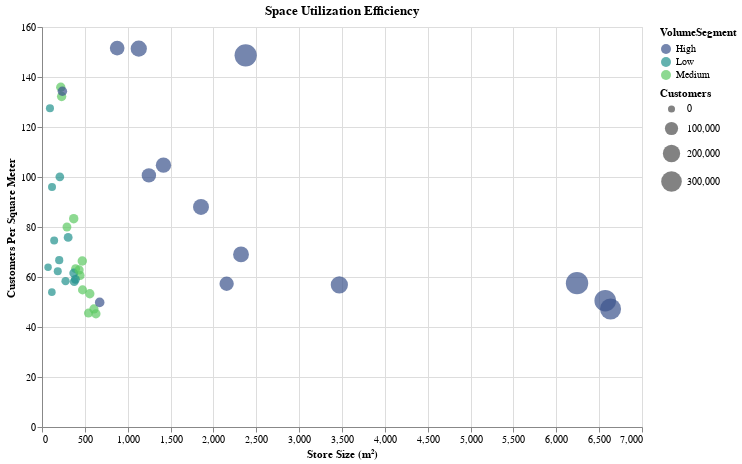

This figure's notebook cell:
### Markdown cell above
#### 2️⃣**Space Utilization Efficiency Chart**  

This interactive scatter plot examines **Store Size (m²)** vs. **Customers Per Square Meter**, highlighting space utilization efficiency across stores.  

##### **User Interactions:**  
✅ **Hover** over points to view **Store Name, Size, Total Customers, and Customers Per Sqm**.  
✅ **Pan & Zoom** to explore different store sizes and utilization rates.  
✅ **Dynamic Colors** represent different **Volume Segments** for quick comparisons.  
✅ **Bubble Size** scales with total customers, making high-traffic stores easily identifiable.  

**How to Use:**  
- Assess how efficiently different stores utilize their space.  
- Identify high-performing stores with a high **Customers Per Sqm** ratio.  
- Compare store sizes to their customer density for strategic insights.

### Code cell
chart_size_utilization = alt.Chart(df_summary).mark_circle(size=100).encode(
    x=alt.X('Size (msq):Q', title="Store Size (m²)"),
    y=alt.Y('CustomersPerSqm:Q', title="Customers Per Square Meter"),
    color=alt.Color('VolumeSegment:N', scale=alt.Scale(scheme='viridis')),
    size=alt.Size('Customers:Q', scale=alt.Scale(range=[50, 500])),
    tooltip=['Store', 'Size (msq)', 'Customers', 'CustomersPerSqm']
).properties(
    width=600, height=400,
    title="Space Utilization Efficiency"
).interactive()

chart_size_utilization.display()

### Figure 1 — Vega-Lite specification as saved in the notebook (floating-point values rounded to 4 significant figures)
{"config": {"view": {"continuousWidth": 300, "continuousHeight": 300}}, "data": {"name": "data-8f6c915c45836e0576d4d4f36b1fa388"}, "mark": {"type": "circle", "size": 100}, "encoding": {"color": {"field": "VolumeSegment", "scale": {"scheme": "viridis"}, "type": "nominal"}, "size": {"field": "Customers", "scale": {"range": [50, 500]}, "type": "quantitative"}, "tooltip": [{"field": "Store", "type": "nominal"}, {"field": "Size (msq)", "type": "quantitative"}, {"field": "Customers", "type": "quantitative"}, {"field": "CustomersPerSqm", "type": "quantitative"}], "x": {"field": "Size (msq)", "title": "Store Size (m²)", "type": "quantitative"}, "y": {"field": "CustomersPerSqm", "title": "Customers Per Square Meter", "type": "quantitative"}}, "height": 400, "params": [{"name": "param_2", "select": {"type": "interval", "encodings": ["x", "y"]}, "bind": "scales"}], "title": "Space Utilization Efficiency", "width": 600, "$schema": "https://vega.github.io/schema/vega-lite/v5.20.1.json", "datasets": {"data-8f6c915c45836e0576d4d4f36b1fa388": [{"Store": "WPT", "Marketing (£)": 35000, "Overheads (£)": 82000, "Size (msq)": 6242, "Staff": 64, "Customers": 359101, "CustomersPer£": 10.26, "CustomersPerSqm": 57.53, "CustomersPerStaff": 5611.0, "Status": "Operational", "VolumeSegment": "High"}, {"Store": "QUF", "Marketing (£)": 2000, "Overheads (£)": 83000, "Size (msq)": 93, "Staff": 1, "Customers": 11859, "CustomersPer£": 5.929, "CustomersPerSqm": 127.5, "CustomersPerStaff": 11860.0, "Status": "New", "VolumeSegment": "Low"}, {"Store": "WWU", "Marketing (£)": 2000, "Overheads (£)": 76000, "Size (msq)": 376, "Staff": 4, "Customers": 21856, "CustomersPer£": 10.93, "CustomersPerSqm": 58.13, "CustomersPerStaff": 5464.0, "Status": "Operational", "VolumeSegment": "Low"}, {"Store": "ZIG", "Marketing (£)": 3000, "Overheads (£)": 98000, "Size (msq)": 392, "Staff": 3, "Customers": 24824, "CustomersPer£": 8.275, "CustomersPerSqm": 63.33, "CustomersPerStaff": 8275.0, "Status": "Operational", "VolumeSegment": "Medium"}, {"Store": "VBO", "Marketing (£)": 20000, "Overheads (£)": 28000, "Size (msq)": 1129, "Staff": 8, "Customers": 170874, "CustomersPer£": 8.544, "CustomersPerSqm": 151.3, "CustomersPerStaff": 21360.0, "Status": "Operational", "VolumeSegment": "High"}, {"Store": "GIN", "Marketing (£)": 3000, "Overheads (£)": 64000, "Size (msq)": 208, "Staff": 2, "Customers": 20816, "CustomersPer£": 6.939, "CustomersPerSqm": 100.1, "CustomersPerStaff": 10410.0, "Status": "Operational", "VolumeSegment": "Low"}, {"Store": "QOU", "Marketing (£)": 1000, "Overheads (£)": 76000, "Size (msq)": 115, "Staff": 1, "Customers": 6202, "CustomersPer£": 6.202, "CustomersPerSqm": 53.93, "CustomersPerStaff": 6202.0, "Status": "New", "VolumeSegment": "Low"}, {"Store": "RVP", "Marketing (£)": 13000, "Overheads (£)": 95000, "Size (msq)": 877, "Staff": 9, "Customers": 132917, "CustomersPer£": 10.22, "CustomersPerSqm": 151.6, "CustomersPerStaff": 14770.0, "Status": "Operational", "VolumeSegment": "High"}, {"Store": "VCF", "Marketing (£)": 3000, "Overheads (£)": 48000, "Size (msq)": 473, "Staff": 3, "Customers": 25937, "CustomersPer£": 8.646, "CustomersPerSqm": 54.84, "CustomersPerStaff": 8646.0, "Status": "Operational", "VolumeSegment": "Medium"}, {"Store": "ZCW", "Marketing (£)": 3000, "Overheads (£)": 16000, "Size (msq)": 444, "Staff": 4, "Customers": 26909, "CustomersPer£": 8.97, "CustomersPerSqm": 60.61, "CustomersPerStaff": 6727.0, "Status": "Operational", "VolumeSegment": "Medium"}, {"Store": "VVE", "Marketing (£)": 29000, "Overheads (£)": 81000, "Size (msq)": 2376, "Staff": 22, "Customers": 353218, "CustomersPer£": 12.18, "CustomersPerSqm": 148.7, "CustomersPerStaff": 16060.0, "Status": "Operational", "VolumeSegment": "High"}, {"Store": "BCD", "Marketing (£)": 1000, "Overheads (£)": 78000, "Size (msq)": 142, "Staff": 2, "Customers": 10594, "CustomersPer£": 10.59, "CustomersPerSqm": 74.61, "CustomersPerStaff": 5297.0, "Status": "Closed", "VolumeSegment": "Low"}, {"Store": "FOX", "Marketing (£)": 4000, "Overheads (£)": 90000, "Size (msq)": 606, "Staff": 7, "Customers": 28612, "CustomersPer£": 7.153, "CustomersPerSqm": 47.21, "CustomersPerStaff": 4087.0, "Status": "Operational", "VolumeSegment": "Medium"}, {"Store": "TVW", "Marketing (£)": 17000, "Overheads (£)": 91000, "Size (msq)": 1855, "Staff": 13, "Customers": 163302, "CustomersPer£": 9.606, "CustomersPerSqm": 88.03, "CustomersPerStaff": 12560.0, "Status": "Operational", "VolumeSegment": "High"}, {"Store": "VPA", "Marketing (£)": 3000, "Overheads (£)": 80000, "Size (msq)": 629, "Staff": 5, "Customers": 28469, "CustomersPer£": 9.49, "CustomersPerSqm": 45.26, "CustomersPerStaff": 5694.0, "Status": "Operational", "VolumeSegment": "Medium"}, {"Store": "IIU", "Marketing (£)": 3000, "Overheads (£)": 21000, "Size (msq)": 219, "Staff": 2, "Customers": 29760, "CustomersPer£": 9.92, "CustomersPerSqm": 135.9, "CustomersPerStaff": 14880.0, "Status": "Operational", "VolumeSegment": "Medium"}, {"Store": "ICK", "Marketing (£)": 3000, "Overheads (£)": 65000, "Size (msq)": 370, "Staff": 4, "Customers": 30833, "CustomersPer£": 10.28, "CustomersPerSqm": 83.33, "CustomersPerStaff": 7708.0, "Status": "Operational", "VolumeSegment": "Medium"}, {"Store": "YWC", "Marketing (£)": 4000, "Overheads (£)": 49000, "Size (msq)": 229, "Staff": 3, "Customers": 30278, "CustomersPer£": 7.569, "CustomersPerSqm": 132.2, "CustomersPerStaff": 10090.0, "Status": "Operational", "VolumeSegment": "Medium"}, {"Store": "RBZ", "Marketing (£)": 2000, "Overheads (£)": 78000, "Size (msq)": 201, "Staff": 2, "Customers": 13412, "CustomersPer£": 6.706, "CustomersPerSqm": 66.73, "CustomersPerStaff": 6706.0, "Status": "Operational", "VolumeSegment": "Low"}, {"Store": "SJR", "Marketing (£)": 15000, "Overheads (£)": 40000, "Size (msq)": 1247, "Staff": 9, "Customers": 125503, "CustomersPer£": 8.367, "CustomersPerSqm": 100.6, "CustomersPerStaff": 13940.0, "Status": "Operational", "VolumeSegment": "High"}, {"Store": "SPC", "Marketing (£)": 14000, "Overheads (£)": 89000, "Size (msq)": 1417, "Staff": 10, "Customers": 148419, "CustomersPer£": 10.6, "CustomersPerSqm": 104.7, "CustomersPerStaff": 14840.0, "Status": "Operational", "VolumeSegment": "High"}, {"Store": "AIO", "Marketing (£)": 2000, "Overheads (£)": 91000, "Size (msq)": 275, "Staff": 3, "Customers": 16043, "CustomersPer£": 8.021, "CustomersPerSqm": 58.34, "CustomersPerStaff": 5348.0, "Status": "Closed", "VolumeSegment": "Low"}, {"Store": "AQZ", "Marketing (£)": 2000, "Overheads (£)": 56000, "Size (msq)": 184, "Staff": 2, "Customers": 11469, "CustomersPer£": 5.734, "CustomersPerSqm": 62.33, "CustomersPerStaff": 5734.0, "Status": "New", "VolumeSegment": "Low"}, {"Store": "RIK", "Marketing (£)": 1000, "Overheads (£)": 46000, "Size (msq)": 71, "Staff": 1, "Customers": 4538, "CustomersPer£": 4.538, "CustomersPerSqm": 63.92, "CustomersPerStaff": 4538.0, "Status": "New", "VolumeSegment": "Low"}, {"Store": "FWI", "Marketing (£)": 3000, "Overheads (£)": 20000, "Size (msq)": 542, "Staff": 3, "Customers": 24701, "CustomersPer£": 8.234, "CustomersPerSqm": 45.57, "CustomersPerStaff": 8234.0, "Status": "Operational", "VolumeSegment": "Medium"}, {"Store": "XKX", "Marketing (£)": 4000, "Overheads (£)": 26000, "Size (msq)": 470, "Staff": 4, "Customers": 31212, "CustomersPer£": 7.803, "CustomersPerSqm": 66.41, "CustomersPerStaff": 7803.0, "Status": "Operational", "VolumeSegment": "Medium"}, {"Store": "XCM", "Marketing (£)": 3000, "Overheads (£)": 63000, "Size (msq)": 238, "Staff": 2, "Customers": 31963, "CustomersPer£": 10.65, "CustomersPerSqm": 134.3, "CustomersPerStaff": 15980.0, "Status": "Operational", "VolumeSegment": "High"}, {"Store": "WQK", "Marketing (£)": 2000, "Overheads (£)": 23000, "Size (msq)": 291, "Staff": 2, "Customers": 23279, "CustomersPer£": 11.64, "CustomersPerSqm": 80.0, "CustomersPerStaff": 11640.0, "Status": "Operational", "VolumeSegment": "Medium"}, {"Store": "GCC", "Marketing (£)": 2000, "Overheads (£)": 11000, "Size (msq)": 370, "Staff": 3, "Customers": 22784, "CustomersPer£": 11.39, "CustomersPerSqm": 61.58, "CustomersPerStaff": 7595.0, "Status": "Operational", "VolumeSegment": "Low"}, {"Store": "UJB", "Marketing (£)": 14000, "Overheads (£)": 85000, "Size (msq)": 2322, "Staff": 15, "Customers": 160311, "CustomersPer£": 11.45, "CustomersPerSqm": 69.04, "CustomersPerStaff": 10690.0, "Status": "Operational", "VolumeSegment": "High"}, {"Store": "UPM", "Marketing (£)": 22000, "Overheads (£)": 24000, "Size (msq)": 3469, "Staff": 20, "Customers": 197184, "CustomersPer£": 8.963, "CustomersPerSqm": 56.84, "CustomersPerStaff": 9859.0, "Status": "Operational", "VolumeSegment": "High"}, {"Store": "ZWJ", "Marketing (£)": 2000, "Overheads (£)": 97000, "Size (msq)": 117, "Staff": 2, "Customers": 11237, "CustomersPer£": 5.619, "CustomersPerSqm": 96.04, "CustomersPerStaff": 5618.0, "Status": "New", "VolumeSegment": "Low"}, {"Store": "VKP", "Marketing (£)": 3000, "Overheads (£)": 65000, "Size (msq)": 305, "Staff": 2, "Customers": 23134, "CustomersPer£": 7.711, "CustomersPerSqm": 75.85, "CustomersPerStaff": 11570.0, "Status": "Operational", "VolumeSegment": "Low"}, {"Store": "YQR", "Marketing (£)": 4000, "Overheads (£)": 85000, "Size (msq)": 558, "Staff": 5, "Customers": 29733, "CustomersPer£": 7.433, "CustomersPerSqm": 53.28, "CustomersPerStaff": 5947.0, "Status": "Operational", "VolumeSegment": "Medium"}, {"Store": "UVL", "Marketing (£)": 3000, "Overheads (£)": 93000, "Size (msq)": 433, "Staff": 3, "Customers": 27209, "CustomersPer£": 9.07, "CustomersPerSqm": 62.84, "CustomersPerStaff": 9070.0, "Status": "Operational", "VolumeSegment": "Medium"}, {"Store": "TBH", "Marketing (£)": 11000, "Overheads (£)": 27000, "Size (msq)": 2154, "Staff": 23, "Customers": 123402, "CustomersPer£": 11.22, "CustomersPerSqm": 57.29, "CustomersPerStaff": 5365.0, "Status": "Operational", "VolumeSegment": "High"}, {"Store": "WBY", "Marketing (£)": 34000, "Overheads (£)": 37000, "Size (msq)": 6633, "Staff": 42, "Customers": 313096, "CustomersPer£": 9.209, "CustomersPerSqm": 47.2, "CustomersPerStaff": 7455.0, "Status": "Operational", "VolumeSegment": "High"}, {"Store": "HOF", "Marketing (£)": 3000, "Overheads (£)": 60000, "Size (msq)": 390, "Staff": 3, "Customers": 23030, "CustomersPer£": 7.677, "CustomersPerSqm": 59.05, "CustomersPerStaff": 7677.0, "Status": "Operational", "VolumeSegment": "Low"}, {"Store": "HWR", "Marketing (£)": 3000, "Overheads (£)": 61000, "Size (msq)": 673, "Staff": 5, "Customers": 33546, "CustomersPer£": 11.18, "CustomersPerSqm": 49.85, "CustomersPerStaff": 6709.0, "Status": "Operational", "VolumeSegment": "High"}, {"Store": "WHI", "Marketing (£)": 29000, "Overheads (£)": 59000, "Size (msq)": 6571, "Staff": 33, "Customers": 332008, "CustomersPer£": 11.45, "CustomersPerSqm": 50.53, "CustomersPerStaff": 10060.0, "Status": "Operational", "VolumeSegment": "High"}]}}
